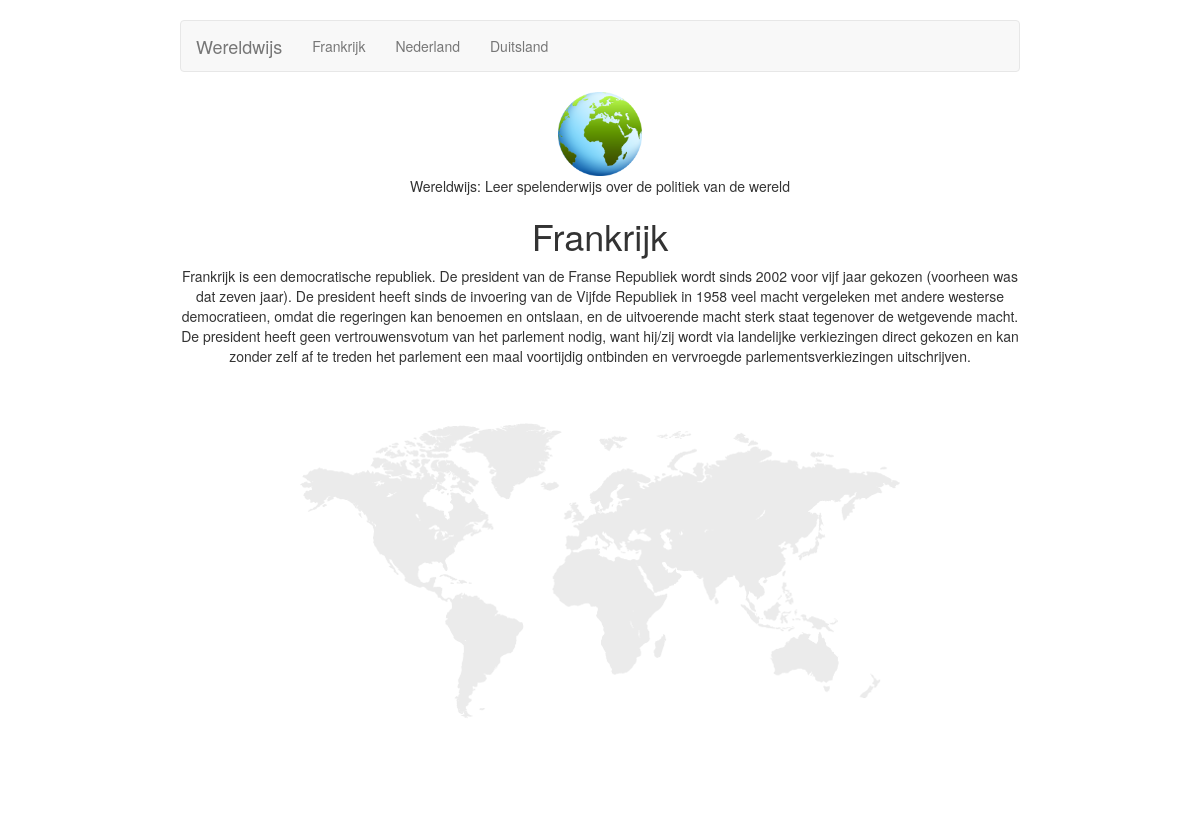
/wereldwijs/index.php?id=1, run on the app's committed database.
### tables this page shows
CREATE TABLE `paginas` (
  `id` int(11) NOT NULL,
  `secret` int(11) NOT NULL,
  `titel` text NOT NULL,
  `tekst` text NOT NULL
);

### wereldwijs/index.php (the view, shortened to what this page needs)
<!DOCTYPE html>
<html lang="en">
  <head>
    <link rel="stylesheet" href="https://maxcdn.bootstrapcdn.com/bootstrap/3.3.2/css/bootstrap.min.css">
  </head>
<body>
<div class="center-block content">
  <nav class="navbar navbar-default">
  <div class="navbar-header">
      <a class="navbar-brand" href="#">Wereldwijs</a>
    </div>
  <div class="container-fluid">
    <div class="collapse navbar-collapse" id="bs-example-navbar-collapse-1">
      <ul class="nav navbar-nav">
        <li><a href="wiki.php?id=1">Frankrijk</a></li>
        <li><a href="wiki.php?id=2">Nederland</a></li>
        <li><a href="wiki.php?id=3">Duitsland</a></li>
      </ul>
    </div>
  </div>
</nav>
    <img src="/themes/images/world.png" style="width: 10%;">
    <p>Wereldwijs: Leer spelenderwijs over de politiek van de wereld</p>
<?php
$connection = new mysqli('localhost', 'wiki', 'pass', 'wiki')
    or die('Kan geen verbinding maken met MySQL');
$id = $_GET['id'];
$query = 'SELECT titel, tekst FROM paginas WHERE secret=0 AND id=' . $connection->real_escape_string($id);
$result = $connection->query($query)
  or die('<div class="alert alert-danger">Query error: <pre>' . $connection->error . '</pre>Query: <code>' . $query . '</code> </div>');
$row = $result->fetch_array();
if(!$row) {
    echo '<div class="alert alert-warning">Deze pagina bestaat niet, scheer je weg!</div>';
} else {
    echo "<h1>" . $row['titel'] . "</h1>";
    echo $row['tekst'];
}
?>
    </div>
</body>
</html>

### wereldwijs/index.php (style rules this page uses)
html, body { height: 100%; }
.content { width: 70%; margin-top: 20px; text-align:center; background-image: url(/themes/images/world-map.png); background-repeat: no-repeat; background-position: 50% 80%; height: 100%; }

### data on the page
paginas: titel "Frankrijk", tekst "Frankrijk is een democratische republiek. De president van de Franse Republiek wordt sinds 2002 voor vijf jaar gekozen (voorheen was dat zeven jaar). De president heeft sinds de invoering van de Vijfde Republiek in 1958 veel macht vergeleken met andere westerse democratieen, omdat die regeringen kan benoemen en ontslaan, en de uitvoerende macht sterk staat tegenover de wetgevende macht. De president heeft geen vertrouwensvotum van het parlement nodig, want hij/zij wordt via landelijke verkiezingen direct gekozen en kan zonder zelf af te treden het parlement een maal voortijdig ontbinden en vervroegde parlementsverkiezingen uitschrijven."
